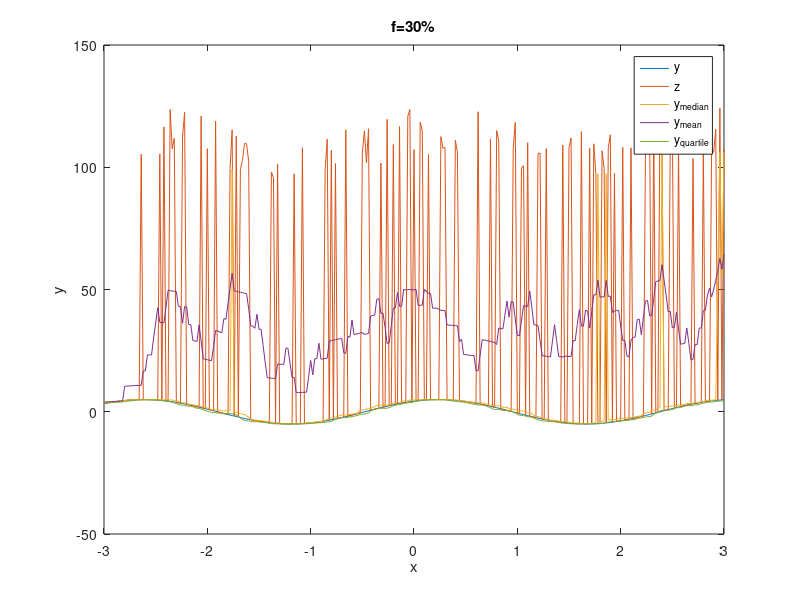
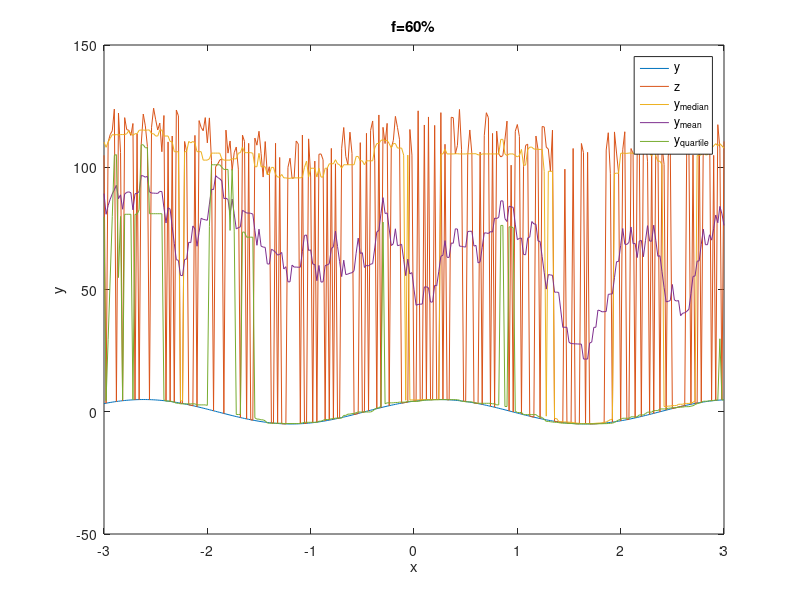

Source code (MATLAB) for these figures, in order:
clear; clc;
x = [-3:0.02:3];
y = 5*sin(2.2*x + pi/3);
f1 = figure;
plot(x,y)
hold on
title('f=30%')
xlabel('x');
ylabel('y');
ind = randperm(301, 90);
z=y;
randoms = rand(1,301);
z(ind) = z(ind) + (100 + 20*randoms(ind));
plot(x,z)
hold on
ymedian = [];
for i=1:301
    ymedian = [ymedian median(z(max(1,i-8):min(301,i+8)))];
end
plot(x,ymedian)
hold on
ymean = [];
for i=1:301
    ymean = [ymean mean(z(max(1,i-8):min(301,i+8)))];
end
plot(x,ymean)
hold on
yquartile = [];
for i=1:301
    yquartile = [yquartile quantile(z(max(1,i-8):min(301,i+8)), 0.25)];
end
plot(x, yquartile)
legend('y','z','y_m_e_d_i_a_n','y_m_e_a_n','y_q_u_a_r_t_i_l_e')
hold off
err_mean = mean( (y-ymean) .^2 ) / mean( y.^2 );
err_median = mean( (y-ymedian) .^2 ) / mean( y.^2 );
err_quart = mean( (y-yquartile) .^2 ) / mean( y.^2 );
fprintf('Relative mean squared errors(f=0.30) with:\nMedian = %s\nMean = %s\nQuartile = %s\n',err_median,err_mean,err_quart);
f2=figure;
plot(x,y)
hold on
title('f=60%')
xlabel('x');
ylabel('y');
ind = randperm(301, 180);
z=y;
randoms = rand(1,301);
z(ind) = z(ind) + (100 + 20*randoms(ind));
plot(x,z)
hold on
ymedian = [];
for i=1:301
    ymedian = [ymedian median(z(max(1,i-8):min(301,i+8)))];
end
plot(x,ymedian)
hold on
ymean = [];
for i=1:301
    ymean = [ymean mean(z(max(1,i-8):min(301,i+8)))];
end
plot(x,ymean)
hold on
yquartile = [];
for i=1:301
    yquartile = [yquartile quantile(z(max(1,i-8):min(301,i+8)), 0.25)];
end
plot(x, yquartile)
legend('y','z','y_m_e_d_i_a_n','y_m_e_a_n','y_q_u_a_r_t_i_l_e')
hold off
err_mean = mean( (y-ymean) .^2 ) / mean( y.^2 );
err_median = mean( (y-ymedian) .^2 ) / mean( y.^2 );
err_quart = mean( (y-yquartile) .^2 ) / mean( y.^2 );
fprintf('Relative mean squared errors(f=0.60) with:\nMedian = %s\nMean = %s\nQuartile = %s\n',err_median,err_mean,err_quart);
